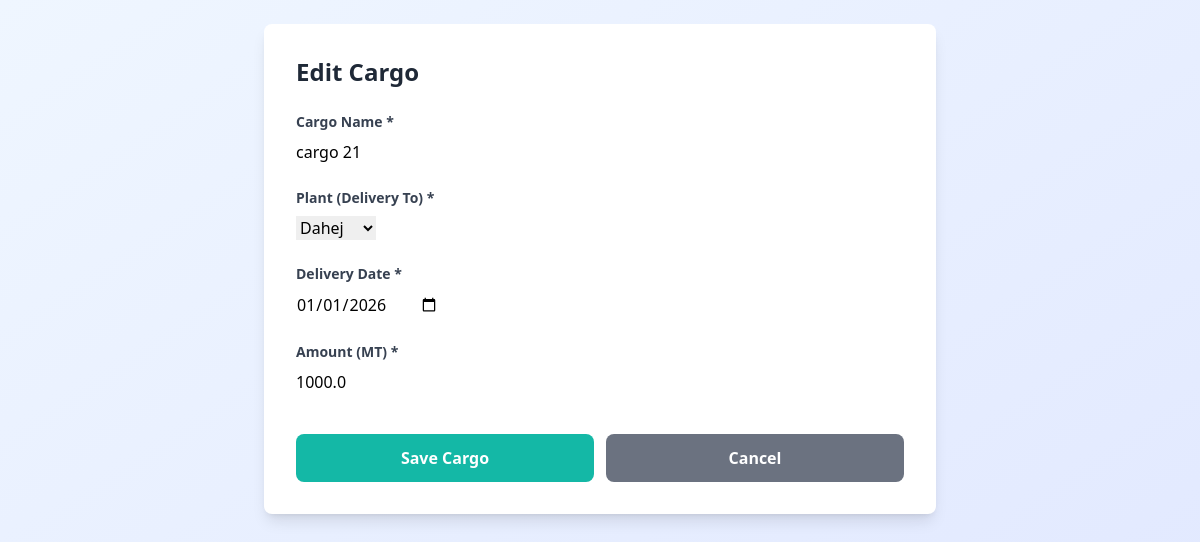
Page /cargo/293/edit/ (signed in) on the earlier database version.
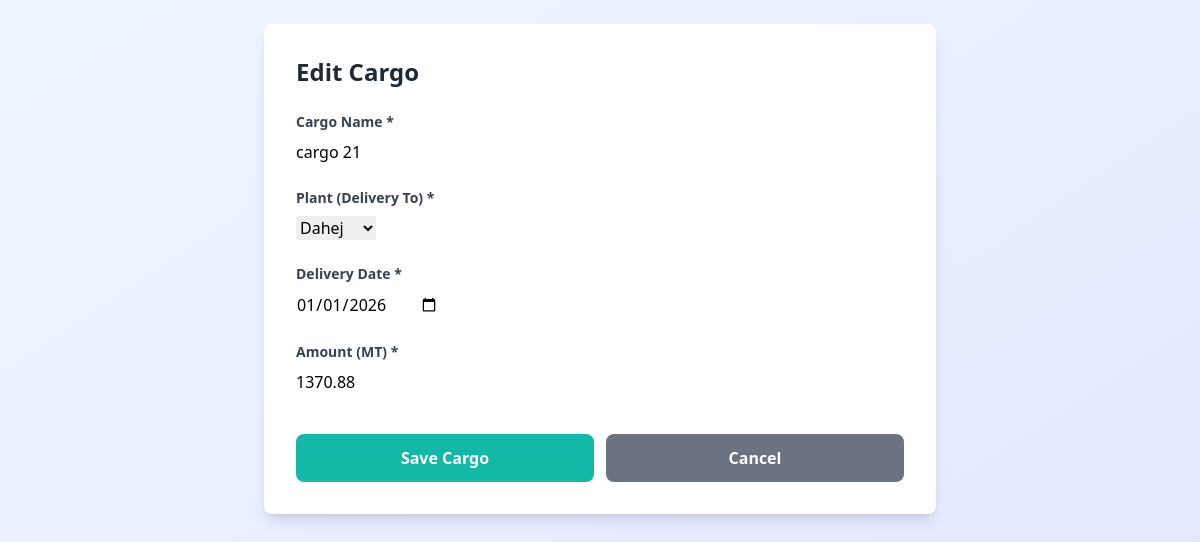
Same page on the later database version.
### lng_planner/models.py (models this page shows, shortened)
class Cargo(models.Model):
    simulation = models.ForeignKey(Simulation, on_delete=models.CASCADE, related_name='cargos')
    plant = models.ForeignKey(Plant, on_delete=models.CASCADE, related_name='cargos')
    cargo_name = models.CharField(max_length=200)
    delivery_date = models.DateField()
    amount = models.FloatField(validators=[MinValueValidator(0)], help_text="MT")
    created_at = models.DateTimeField(auto_now_add=True)
    class Meta:
        ordering = ['delivery_date', 'plant__name', 'cargo_name']

### lng_planner/views.py (the view)
# urls.py: path('cargo/<int:cargo_id>/edit/', views.edit_cargo, name='edit_cargo'),
@login_required
def edit_cargo(request, cargo_id):
    cargo = get_object_or_404(Cargo, pk=cargo_id, simulation__user=request.user)
    simulation = cargo.simulation
    if request.method == 'POST':
        form = CargoForm(request.POST, instance=cargo)
        if form.is_valid():
            form.save()
            messages.success(request, 'Cargo updated successfully!')
            return redirect('lng_planner:dashboard')
    else:
        form = CargoForm(instance=cargo)
    return render(request, 'lng_planner/cargo_form.html', {
        'form': form,
        'simulation': simulation,
        'title': 'Edit Cargo'
    })

### lng_planner/forms.py
class CargoForm(forms.ModelForm):
    class Meta:
        model = Cargo
        fields = ['cargo_name', 'plant', 'delivery_date', 'amount']
        widgets = {
            'cargo_name': forms.TextInput(attrs={'class': 'form-control', 'placeholder': 'Cargo Name'}),
            'plant': forms.Select(attrs={'class': 'form-control'}),
            'delivery_date': forms.DateInput(attrs={'class': 'form-control', 'type': 'date'}),
            'amount': forms.NumberInput(attrs={'class': 'form-control', 'placeholder': 'MT', 'step': '0.01'}),
        }

### lng_planner/models.py (called while the page is built)
    def __str__(self):
        return self.name

### lng_planner/templates/lng_planner/cargo_form.html (shortened to what this page needs)
{% load static %}
<!DOCTYPE html>
<html lang="en">
<head>
    <script src="https://cdn.tailwindcss.com"></script>
</head>
<body class="bg-gradient-to-br from-blue-50 to-indigo-100 min-h-screen p-6">
    <div class="max-w-2xl mx-auto">
        <div class="bg-white rounded-lg shadow-lg p-8">
            <h2 class="text-2xl font-bold text-gray-800 mb-6">{{ title }}</h2>
            <form method="post" class="space-y-6">
                <div>
                    <label for="id_cargo_name" class="block text-sm font-semibold text-gray-700 mb-2">
                        Cargo Name *
                    </label>
                    {{ form.cargo_name }}
                </div>
                <div>
                    <label for="id_plant" class="block text-sm font-semibold text-gray-700 mb-2">
                        Plant (Delivery To) *
                    </label>
                    {{ form.plant }}
                </div>
                <div>
                    <label for="id_delivery_date" class="block text-sm font-semibold text-gray-700 mb-2">
                        Delivery Date *
                    </label>
                    {{ form.delivery_date }}
                </div>
                <div>
                    <label for="id_amount" class="block text-sm font-semibold text-gray-700 mb-2">
                        Amount (MT) *
                    </label>
                    {{ form.amount }}
                </div>
                <div class="flex gap-3 pt-4">
                    <button type="submit" class="flex-1 bg-teal-500 text-white px-6 py-3 rounded-lg hover:bg-teal-600 transition font-semibold">
                        Save Cargo
                    </button>
                    <a href="{% url 'lng_planner:dashboard' %}" class="flex-1 bg-gray-500 text-white px-6 py-3 rounded-lg hover:bg-gray-600 transition text-center font-semibold">
                        Cancel
                    </a>
                </div>
            </form>
        </div>
    </div>
</body>
</html>

Differences in the rows shown:
changed Cargo "cargo 21": amount "1000.0" → "1370.88"
